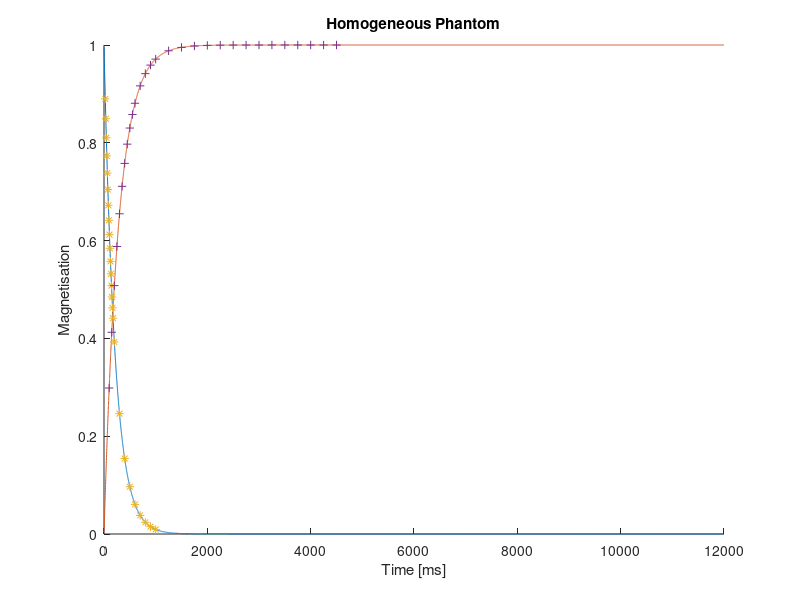
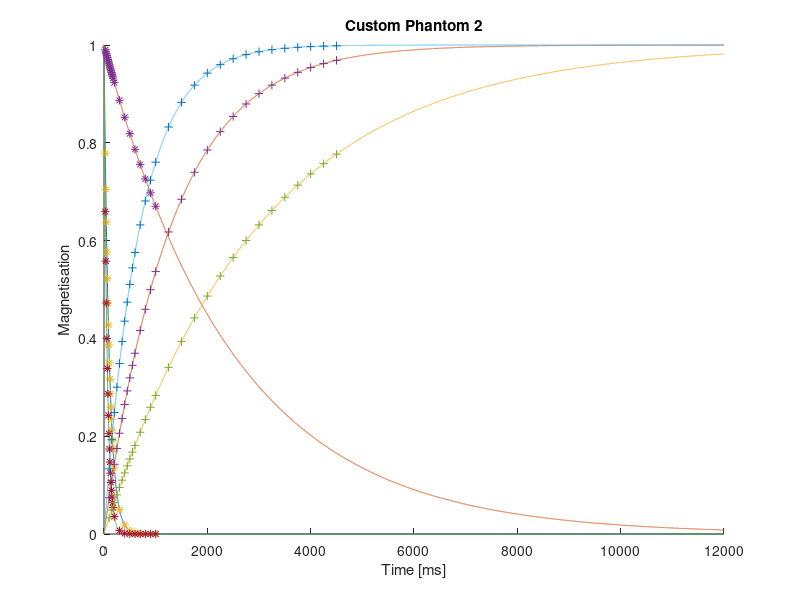

Source code (MATLAB) for these figures, in order:

t = [1:12000];

T1(1) = 282;
T1(2) = 1300;
T1(3) = 700;
T1(4) = 3000;

T2(1) = 214;
T2(2) = 100;
T2(3) = 60;
T2(4) = 2500;

TE = [25:10:175, 200:100:1000];
TI = [100:50:600,700:100:1000, 1250:250:4500];

for n = 1:numel(T1)
Mxy(n,:) = exp(-t/T2(n));
Mz(n,:) = 1-exp(-t/T1(n));
end

figure,
title 'Homogeneous Phantom'
hold on
for n = 1
    plot(Mxy(n,:))
    plot(Mz(n,:))
    plot(TE,exp(-TE/T2(n)),'*')
    plot(TI,(1-exp(-TI/T1(n))),'+')
    
end

xlabel 'Time [ms]'
ylabel 'Magnetisation'

figure,
title 'Custom Phantom 2'
hold on
for n = 2:numel(T2)
    plot(Mxy(n,:))
    plot(Mz(n,:))
    plot(TE,exp(-TE/T2(n)),'*')
    plot(TI,(1-exp(-TI/T1(n))),'+')
    
end

xlabel 'Time [ms]'
ylabel 'Magnetisation'